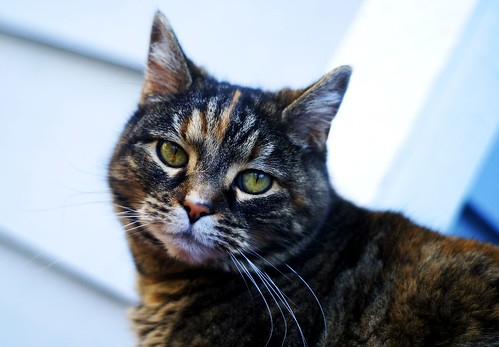
#> input picture week3/Data_processing/imageNet/cat1.jpg, 499 x 347 px, found by its file name
$ python ex_numpy01.py
#> lines starting #> are read from the running program, lines starting #| are printed output that depends on the picture
import numpy as np


# 1dimension
arr1d = np.array([1,2,3,4,5,6])
print(f'1d{arr1d}')
print(f'ndim:{arr1d.ndim}')
print(f'shape:{arr1d.shape}')
print(f'dtype:{arr1d.dtype}')

#reshape
print("="*100)
arr2d = arr1d.reshape(2,3)
print(arr1d)
print(arr2d)
print(f'1d{arr2d}')
print(f'ndim:{arr2d.ndim}')
print(f'shape:{arr2d.shape}')
print(f'dtype:{arr2d.dtype}')
arr_auto = arr1d.reshape(3, -1) #3행 -1은 알아서처리
print(arr_auto)
# 브로드캐스팅 = 반복없이 한번에 처리
a = np.array([1,2,3,4])
b = np.array([10, 20, 30, 40])
print(f'a+b={a+b}')
print(f'a x b = {a*b}')
print(f'a+100 = {a+100}')
print(f'a > 2 = {a>2}')
loop = [x**2 for x in a]
print(loop, '벡터화:', list(a*2))

#열병합, 행 병합
print(f'axis=0:{arr2d.sum(axis=0)}')
print(f'axis=1:{arr2d.sum(axis=1)}')
v= np.arange(12)
print(v)
x=v.reshape(3,4)
print('3x4reshape',x)
print(x.T)
w= np.array([10, 20, 30])
print('array_multiply', w@x)

import matplotlib.pyplot as plt
img = plt.imread('C:/medicalAI/Pycham/week3/Data_processing/imageNet/cat1.jpg')
#> img is the input picture: shape (347, 499, 3); mean R, G, B 142, 150.9, 161
print(f'(height, width, channel): {img.shape}')
#| (height, width, channel): (347, 499, 3)
plt.imshow(img)
plt.show()
crop = img[40:250, 130:400] #[세로, 가로]
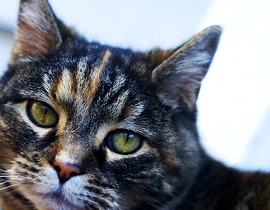
#> crop: shape (210, 270, 3); mean R, G, B 122.8, 126.3, 134.1
# #좌우반전
crop = img[40:250, 130:400]
flip = img[:,::-1] #시작부터 끝까지 거꾸로(-1) /상하반전[::-1,:]
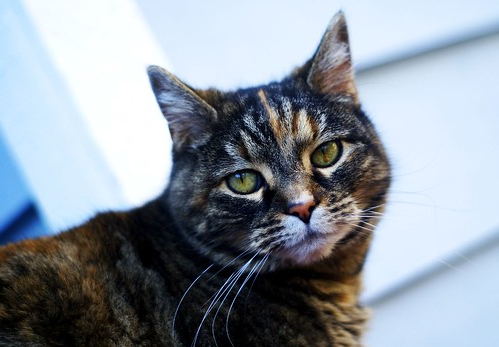
#> flip: shape (347, 499, 3); mean R, G, B 142, 150.9, 161
gray = img.mean(axis=2)
fig, ax = plt.subplots(1, 3, figsize=(13, 3.6))
ax[0].imshow(crop)
ax[1].imshow(flip)
ax[2].imshow(gray, cmap='gray') #흑백으로 출력
plt.imshow(crop)
plt.show()
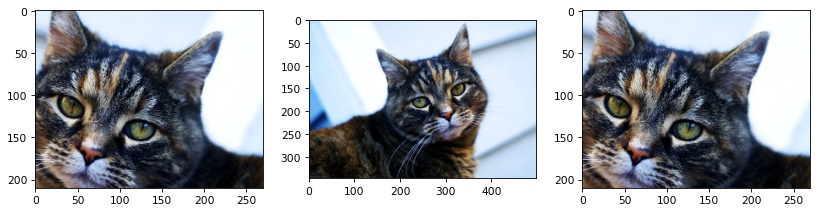
#> figure drawn by matplotlib, 3 panels
v_img = np.vstack((img, img)) #수직결합
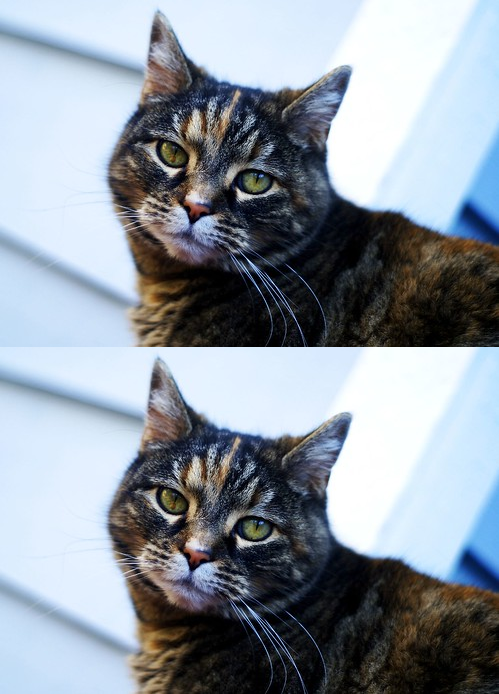
#> v_img: shape (694, 499, 3); mean R, G, B 142, 150.9, 161
h_img = np.hstack((img, img)) #수평결합
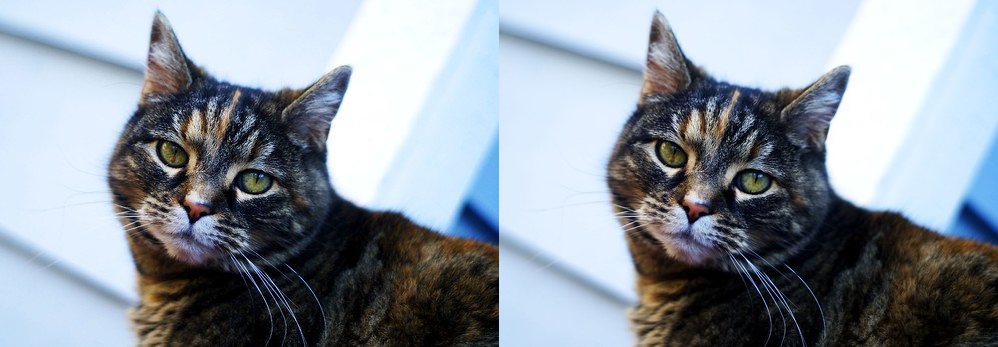
#> h_img: shape (347, 998, 3); mean R, G, B 142, 150.9, 161
plt.imshow(v_img)
plt.imshow(h_img)
plt.show()

#cat face hide
print('pixel[0,0]', img[0,0])
#| pixel[0,0] [213 234 253]
sample =img.copy()
sample[40:250, 130:400] = [180, 180, 180]
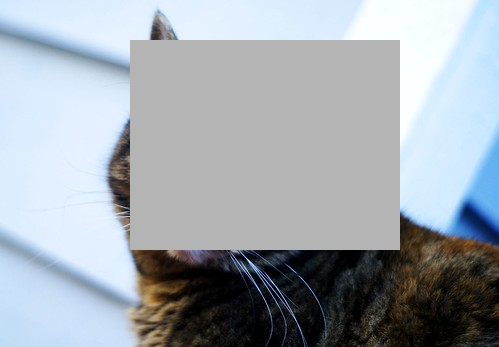
#> sample: shape (347, 499, 3); mean R, G, B 160.8, 168.5, 176
plt.imshow(sample)
plt.show()

small = img[::5, ::5] #1/5다운샘플 흐릿하게 보인다
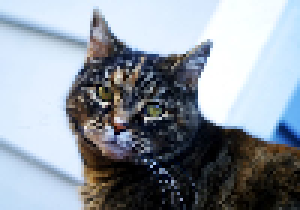
#> small: shape (70, 100, 3) (shown 3 times larger); mean R, G, B 142.5, 151.3, 161.4
print(img.shape, small.shape)
#| (347, 499, 3) (70, 100, 3)
plt.imshow(small)
plt.show()

$ run again, with week3/Data_processing/imageNet/cat2.jpg copied over week3/Data_processing/imageNet/cat1.jpg
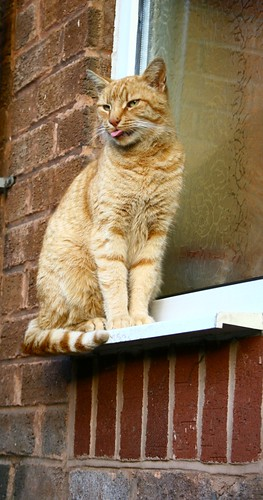
#> input picture week3/Data_processing/imageNet/cat2.jpg, 263 x 500 px, found by its file name
#> img is the input picture: shape (500, 263, 3); mean R, G, B 134.6, 111.6, 85.1
#| (height, width, channel): (500, 263, 3)
#> `h_img = np.hstack((img, img))`:
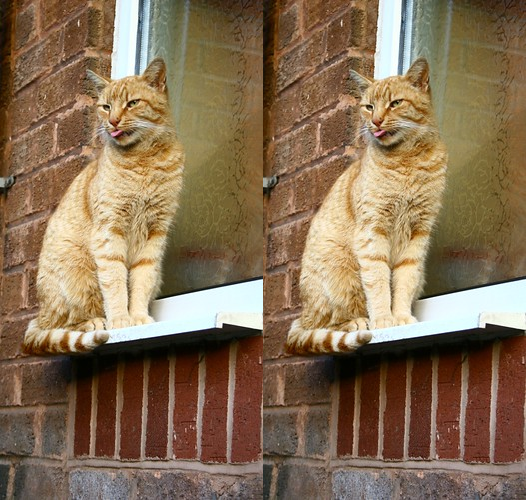
#> h_img: shape (500, 526, 3); mean R, G, B 134.6, 111.6, 85.1
#| pixel[0,0] [41 29 13]
#> `small = img[::5, ::5]`:
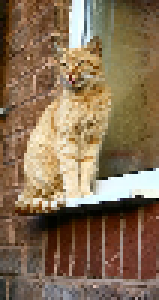
#> small: shape (100, 53, 3) (shown 3 times larger); mean R, G, B 133.9, 110.9, 84.3
#| (500, 263, 3) (100, 53, 3)

$ run again, with week3/Data_processing/imageNet/cat3.jpg copied over week3/Data_processing/imageNet/cat1.jpg
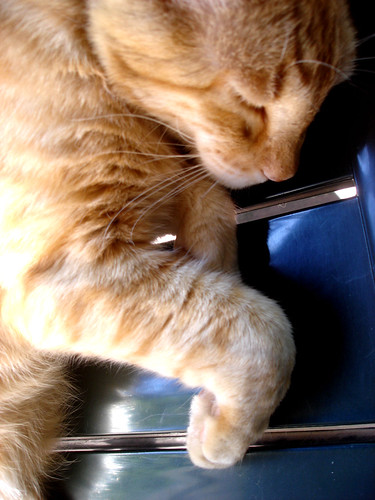
#> input picture week3/Data_processing/imageNet/cat3.jpg, 375 x 500 px, found by its file name
#> img is the input picture: shape (500, 375, 3); mean R, G, B 135.7, 115.8, 101
#| (height, width, channel): (500, 375, 3)
#> `h_img = np.hstack((img, img))`:
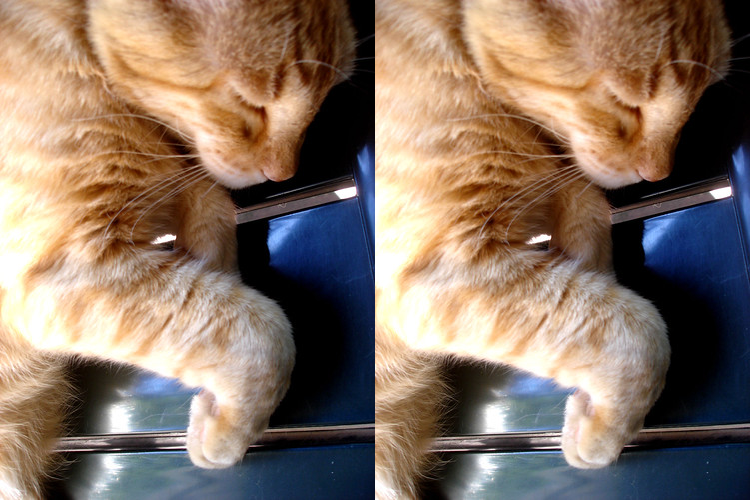
#> h_img: shape (500, 750, 3); mean R, G, B 135.7, 115.8, 101
#| pixel[0,0] [178 146 131]
#> `small = img[::5, ::5]`:
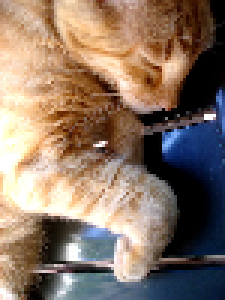
#> small: shape (100, 75, 3) (shown 3 times larger); mean R, G, B 137.1, 116.8, 101.6
#| (500, 375, 3) (100, 75, 3)

$ run again, with week3/Data_processing/imageNet/jindo.JPG copied over week3/Data_processing/imageNet/cat1.jpg
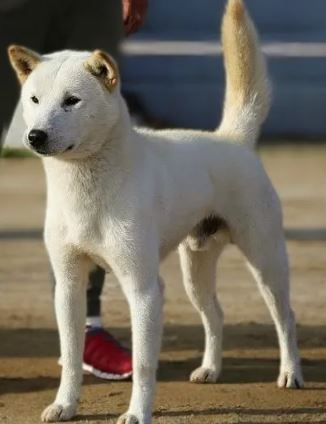
#> input picture week3/Data_processing/imageNet/jindo.JPG, 326 x 424 px, found by its file name
#> img is the input picture: shape (424, 326, 3); mean R, G, B 116.8, 109.6, 95.7
#| (height, width, channel): (424, 326, 3)
#| pixel[0,0] [39 38 33]
#> `small = img[::5, ::5]`:
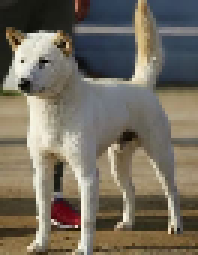
#> small: shape (85, 66, 3) (shown 3 times larger); mean R, G, B 116.2, 109.1, 95.3
#| (424, 326, 3) (85, 66, 3)
